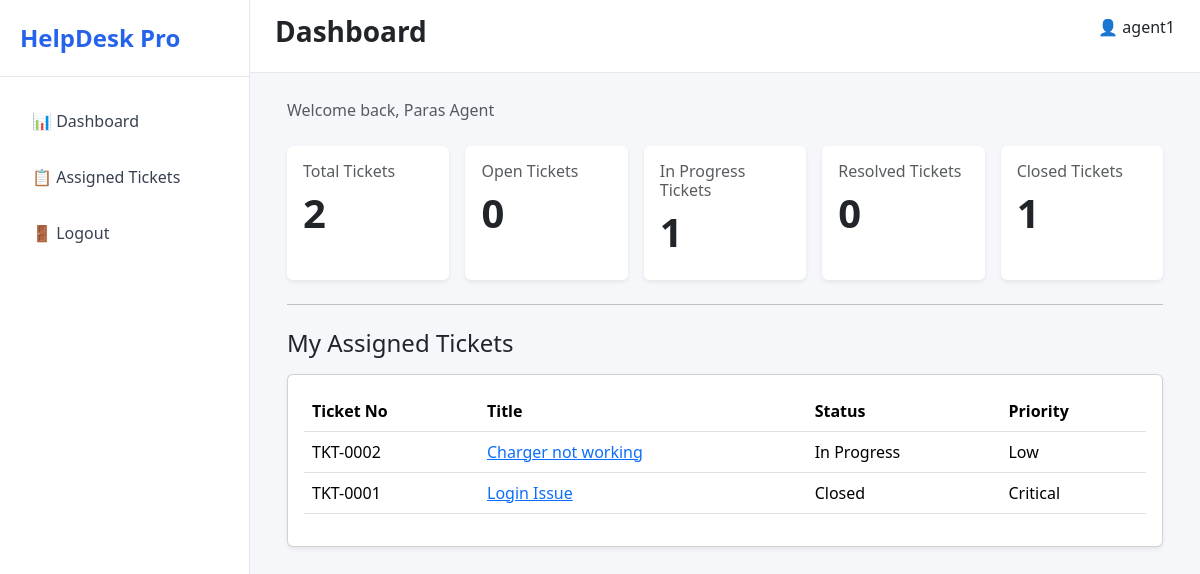
The app's page /dashboard/ (signed in), older data.
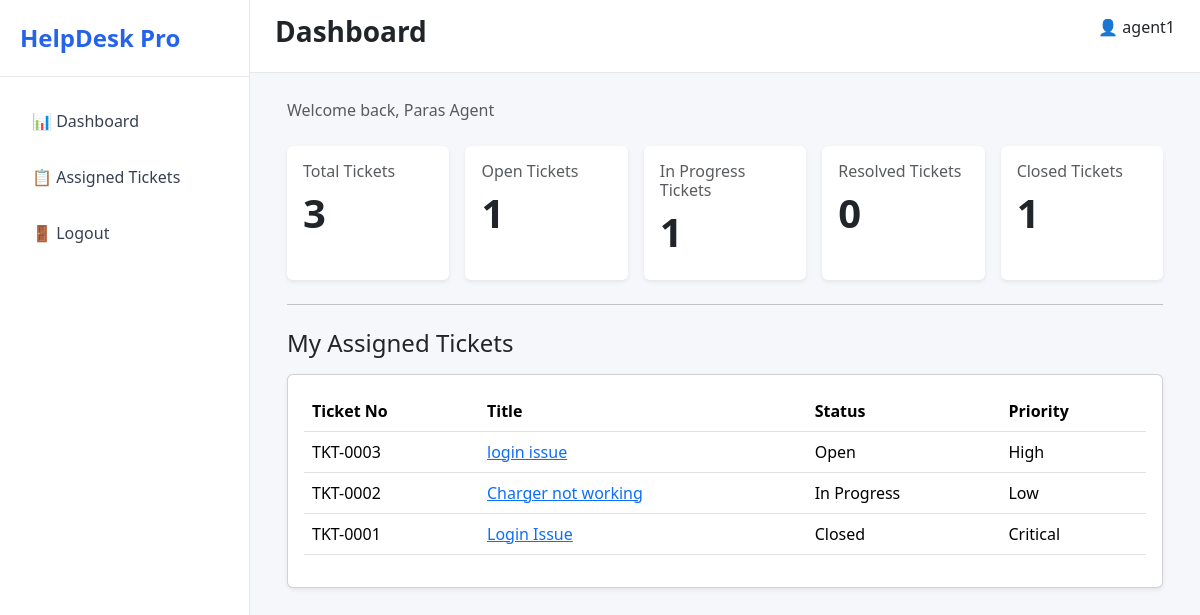
The same page, newer data.
### tickets/models.py (models this page shows, shortened)
class Ticket(models.Model):
    PRIORITY_CHOICES = [
        ('Low', 'Low'),
        ('Medium', 'Medium'),
        ('High', 'High'),
        ('Critical', 'Critical'),
    ]
    STATUS_CHOICES = [
        ('Open', 'Open'),
        ('In Progress', 'In Progress'),
        ('Resolved', 'Resolved'),
        ('Closed', 'Closed'),
    ]
    ticket_number = models.CharField(
        max_length=20,
        unique=True
    )
    title = models.CharField(
        max_length=255
    )
    description = models.TextField()
    department = models.ForeignKey(
        Department,
        on_delete=models.CASCADE
    )
    priority = models.CharField(
        max_length=20,
        choices=PRIORITY_CHOICES,
        default='Low'
    )
    status = models.CharField(
        max_length=20,
        choices=STATUS_CHOICES,
        default='Open'
    )
    created_by = models.ForeignKey(
        settings.AUTH_USER_MODEL,
        on_delete=models.CASCADE,
        related_name='created_tickets'
    )
    assigned_to = models.ForeignKey(
        settings.AUTH_USER_MODEL,
        on_delete=models.SET_NULL,
        null=True,
        blank=True,
        related_name='assigned_tickets'
    )
    created_at = models.DateTimeField(
        auto_now_add=True
    )
    updated_at = models.DateTimeField(
        auto_now=True
    )

### accounts/views.py (the view)
# urls.py: path('dashboard/', dashboard_view, name='dashboard'),
@login_required
def dashboard_view(request):
    if request.user.role == "EMPLOYEE":
        tickets = Ticket.objects.filter(created_by=request.user)
    elif request.user.role == "AGENT":
        tickets = Ticket.objects.filter(assigned_to=request.user)
    else:  # ADMIN / SUPER_ADMIN
        tickets = Ticket.objects.all()
    context = {
        "total_tickets": tickets.count(),
        "open_tickets": tickets.filter(
            status="Open"
        ).count(),
        "in_progress_tickets": tickets.filter(
            status="In Progress"
        ).count(),
        "resolved_tickets": tickets.filter(
            status="Resolved"
        ).count(),
        "closed_tickets": tickets.filter(
            status="Closed"
        ).count(),
        "recent_tickets": tickets.order_by(
            "-created_at"
        )[:5],
    }
    return render(
        request,
        "dashboard/dashboard.html",
        context
    )

### templates/dashboard/dashboard.html (shortened to what this page needs)
{% extends 'base.html' %}
{% block page_title %}
Dashboard
{% endblock %}
{% block content %}
<div class="container-fluid">
    <div class="mb-4">
        <p class="text-muted">
            Welcome back, {{ request.user.first_name|default:request.user.email }}
        </p>
    </div>
    <div class="row g-3">
        <div class="col">
            <div class="card border-0 shadow-sm h-100">
                <div class="card-body">
                    <h6 class="text-muted">Total Tickets</h6>
                    <h1 class="fw-bold">{{ total_tickets }}</h1>
                </div>
            </div>
        </div>
        <div class="col">
            <div class="card border-0 shadow-sm h-100">
                <div class="card-body">
                    <h6 class="text-muted">Open Tickets</h6>
                    <h1 class="fw-bold">{{ open_tickets }}</h1>
                </div>
            </div>
        </div>
        <div class="col">
            <div class="card border-0 shadow-sm h-100">
                <div class="card-body">
                    <h6 class="text-muted">In Progress Tickets</h6>
                    <h1 class="fw-bold">{{ in_progress_tickets }}</h1>
                </div>
            </div>
        </div>
        <div class="col">
            <div class="card border-0 shadow-sm h-100">
                <div class="card-body">
                    <h6 class="text-muted">Resolved Tickets</h6>
                    <h1 class="fw-bold">{{ resolved_tickets }}</h1>
                </div>
            </div>
        </div>
        <div class="col">
            <div class="card border-0 shadow-sm h-100">
                <div class="card-body">
                    <h6 class="text-muted"> Closed Tickets </h6>
                    <h1 class="fw-bold">{{ closed_tickets }}</h1>
                </div>
            </div>
        </div>
    </div>
    <hr class="my-4">
    <h4>
        {% if request.user.role == "EMPLOYEE" %}
            My Recent Tickets
        {% elif request.user.role == "AGENT" %}
            My Assigned Tickets
        {% else %}
            Recent Tickets
        {% endif %}
    </h4>
    <div class="card shadow-sm mt-3">
        <div class="card-body">
            <table class="table table-hover">
                <thead>
                    <tr>
                        <th>Ticket No</th>
                        <th>Title</th>
                        <th>Status</th>
                        <th>Priority</th>
                    </tr>
                </thead>
                <tbody>
                    {% for ticket in recent_tickets %}
                    <tr>
                        <td>{{ ticket.ticket_number }}</td>
                        <td>
                            <a href="{% url 'ticket_detail' ticket.id %}"> {{ ticket.title }} </a>
                        </td>
                        <td>{{ ticket.status }}</td>
                        <td>{{ ticket.priority }}</td>
                    </tr>
                    {% empty %}
                    <tr>
                        <td colspan="4"> No tickets found. </td> <td
                    </tr>
                    {% endfor %}
                </tbody>
            </table>
        </div>
</div>
</div>
{% endblock %}

Row changes from the older to the newer data that the page shows:
added Ticket: ticket_number "TKT-0003", title "login issue", status "Open", priority "High"
Text that changed along with them:
{{ total_tickets }}: "2" → "3"
{{ open_tickets }}: "0" → "1"
